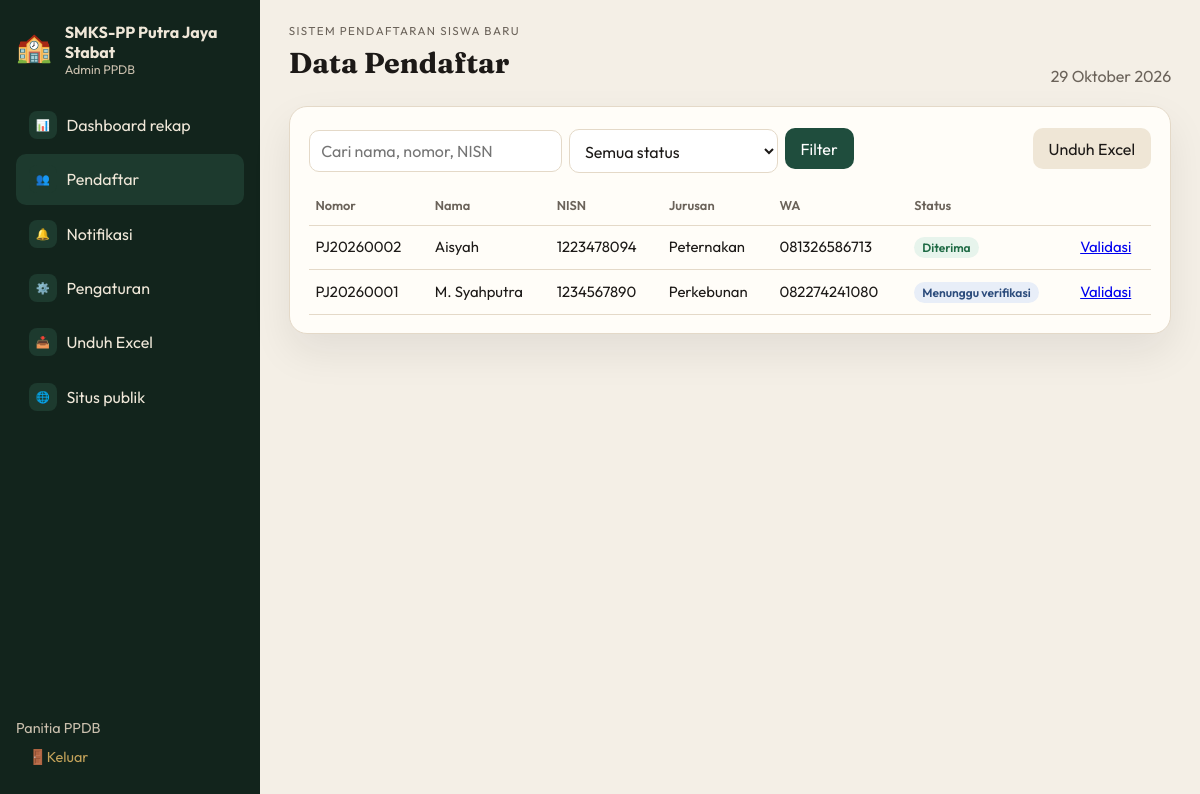
/?page=pendaftar (signed in), run on the app's committed database.
### tables this page shows
CREATE TABLE `users` (
  `id` int(11) NOT NULL,
  `username` varchar(64) NOT NULL,
  `password_hash` varchar(255) NOT NULL,
  `display_name` varchar(120) NOT NULL
);

CREATE TABLE `registrations` (
  `id` int(11) NOT NULL,
  `nomor` varchar(32) NOT NULL,
  `tahun_ajaran` varchar(20) NOT NULL,
  `nama` varchar(120) NOT NULL,
  `nisn` varchar(10) NOT NULL,
  `nik` varchar(16) NOT NULL,
  `tempat_lahir` varchar(80) NOT NULL,
  `tanggal_lahir` date NOT NULL,
  `jenis_kelamin` enum('L','P') NOT NULL,
  `agama` varchar(20) NOT NULL,
  `alamat` text NOT NULL,
  `no_hp` varchar(20) NOT NULL,
  `email` varchar(120) DEFAULT NULL,
  `asal_sekolah` varchar(160) NOT NULL,
  `jurusan` varchar(160) NOT NULL,
  `nama_ayah` varchar(120) NOT NULL,
  `pekerjaan_ayah` varchar(80) NOT NULL,
  `nama_ibu` varchar(120) NOT NULL,
  `pekerjaan_ibu` varchar(80) NOT NULL,
  `no_hp_ortu` varchar(20) NOT NULL,
  `status` varchar(32) NOT NULL DEFAULT 'menunggu',
  `catatan_admin` text DEFAULT NULL,
  `created_at` datetime NOT NULL,
  `updated_at` datetime NOT NULL
);

### config/app.php (called while the page is built)
<?php
return [
    'school_name' => 'SMKS-PP Putra Jaya Stabat',
    'school_short' => 'SMKS-PP Putra Jaya',
    'db_host' => '127.0.0.1',
    'db_port' => '3306',
    'db_name' => 'ppdb_smkspp',
    'db_user' => 'root',
    'db_pass' => '',
    'upload_max_mb' => 2,
    'excel_path' => dirname(__DIR__) . DIRECTORY_SEPARATOR . 'data' . DIRECTORY_SEPARATOR . 'rekap-ppdb.xlsx',
];

### lib/helpers.php (called while the page is built, shortened)
<?php
function config(?string $key = null, mixed $default = null): mixed
{
    static $cfg = null;
    if ($cfg === null) {
        $cfg = require dirname(__DIR__) . '/config/app.php';
    }
    return $cfg[$key] ?? $default;
}
function e(?string $value): string
{
    return htmlspecialchars((string) $value, ENT_QUOTES, 'UTF-8');
}
function setting(string $key, ?string $default = null): string
{
    static $cache = null;
    if ($cache === null) {
        $cache = [];
        foreach (db()->query('SELECT setting_key, setting_value FROM settings')->fetchAll() as $row) {
            $cache[$row['setting_key']] = $row['setting_value'];
        }
    }
    return (string) ($cache[$key] ?? $default ?? '');
}
function status_list(): array
{
    return [
        'menunggu' => 'Menunggu verifikasi',
        'berkas_kurang' => 'Berkas perlu dilengkapi',
        'diverifikasi' => 'Berkas terverifikasi',
        'diterima' => 'Diterima',
        'cadangan' => 'Cadangan',
        'ditolak' => 'Tidak diterima',
    ];
}
function status_label(string $status): string
{
    return status_list()[$status] ?? $status;
}
function status_badge_class(string $status): string
{
    return match ($status) {
        'diterima', 'diverifikasi' => 'ok',
        'ditolak' => 'no',
        'berkas_kurang', 'cadangan' => 'wait',
        default => 'info',
    };
}
function format_date_id(?string $date): string
{
    $ts = strtotime($date);
    $bulan = [1 => 'Januari', 'Februari', 'Maret', 'April', 'Mei', 'Juni', 'Juli', 'Agustus', 'September', 'Oktober', 'November', 'Desember'];
    return date('j', $ts) . ' ' . $bulan[(int) date('n', $ts)] . ' ' . date('Y', $ts);
}

### lib/db.php (called while the page is built, shortened)
<?php
function db(): PDO
{
    static $pdo = null;
    if ($pdo instanceof PDO) {
        return $pdo;
    }
    $host = (string) config('db_host', '127.0.0.1');
    $port = (string) config('db_port', '3306');
    $name = (string) config('db_name', 'ppdb_smkspp');
    $user = (string) config('db_user', 'root');
    $pass = (string) config('db_pass', '');
    $dsnBase = "mysql:host={$host};port={$port};charset=utf8mb4";
    try {
        $root = new PDO($dsnBase, $user, $pass, [
            PDO::ATTR_ERRMODE => PDO::ERRMODE_EXCEPTION,
            PDO::ATTR_DEFAULT_FETCH_MODE => PDO::FETCH_ASSOC,
        ]);
        $safe = str_replace('`', '', $name);
        $root->exec("CREATE DATABASE IF NOT EXISTS `{$safe}` CHARACTER SET utf8mb4 COLLATE utf8mb4_unicode_ci");
        $root->exec("USE `{$safe}`");
        $pdo = $root;
    } catch (Throwable $e) {
        http_response_code(500);
        echo '<!DOCTYPE html><html lang="id"><head><meta charset="UTF-8"><title>Database</title></head><body style="font-family:sans-serif;max-width:640px;margin:3rem auto;line-height:1.5">';
        echo '<h1>MySQL belum terhubung</h1>';
        echo '<p>Sistem PPDB membutuhkan MySQL. Pastikan XAMPP MySQL sudah dijalankan, lalu periksa <code>config/app.php</code>.</p>';
        echo '<p><strong>Pesan:</strong> ' . htmlspecialchars($e->getMessage()) . '</p>';
        echo '</body></html>';
        exit;
    }
    return $pdo;
}

### lib/auth.php (called while the page is built, shortened)
<?php
function current_user(): ?array
{
    $stmt = db()->prepare('SELECT id, username, display_name FROM users WHERE id = ?');
    $stmt->execute([(int) $_SESSION['user_id']]);
    $user = $stmt->fetch();
    return $user ?: null;
}

### views/pendaftar.php (the view, shortened to what this page needs)
<?php
$q = trim((string) ($_GET['q'] ?? ''));
$sql = 'SELECT * FROM registrations WHERE 1=1';
$params = [];
$sql .= ' ORDER BY id DESC';
$stmt = db()->prepare($sql);
$stmt->execute($params);
$rows = $stmt->fetchAll();
?>
<section class="panel">
    <form class="panel-head" method="get">
        <div class="inline">
            <input name="q" placeholder="Cari nama, nomor, NISN" value="<?= e($q) ?>">
            <select name="status">
                <option value="">Semua status</option>
            </select>
            <button class="btn primary" type="submit">Filter</button>
        </div>
        <a class="btn" href="?page=excel">Unduh Excel</a>
    </form>
    <table>
        <thead>
            <tr>
                <th>Nomor</th>
                <th>Nama</th>
                <th>NISN</th>
                <th>Jurusan</th>
                <th>WA</th>
                <th>Status</th>
                <th></th>
            </tr>
        </thead>
        <tbody>
        <?php foreach ($rows as $r): ?>
            <tr>
                <td><?= e($r['nomor']) ?></td>
                <td><?= e($r['nama']) ?></td>
                <td><?= e($r['nisn']) ?></td>
                <td><?= e($r['jurusan']) ?></td>
                <td><?= e($r['no_hp']) ?></td>
                <td><span class="badge <?= e(status_badge_class($r['status'])) ?>"><?= e(status_label($r['status'])) ?></span></td>
                <td><a href="?page=detail&id=<?= (int) $r['id'] ?>">Validasi</a></td>
            </tr>
        <?php endforeach; ?>
        </tbody>
    </table>
</section>

### views/layout.php (shortened to what this page needs)
<?php
$nav = [
    'dashboard' => ['Dashboard rekap', '📊'],
    'pendaftar' => ['Pendaftar', '👥'],
    'notifikasi' => ['Notifikasi', '🔔'],
    'pengaturan' => ['Pengaturan', '⚙️'],
];
?>
<!DOCTYPE html>
<html lang="id">
<head>
    <link rel="stylesheet" href="/sistem-sekolah/assets/style.css">
</head>
<body class="<?= $page === 'login' ? 'is-login' : '' ?>">
<?php if ($page === 'login'): ?>
    <?php require $view; ?>
<?php else: ?>
    <aside class="sidebar">
        <div class="brand">
            <span><h1>🏫</h1></span>
            <div>
                <strong><?= e($schoolName) ?></strong>
                <small>Admin PPDB</small>
            </div>
        </div>
        <nav>
            <?php foreach ($nav as $key => [$label, $icon]): ?>
                <a class="<?= $page === $key || ($page === 'detail' && $key === 'pendaftar') ? 'active' : '' ?>" href="?page=<?= e($key) ?>">
                    <span class="nav-ico"><?= e($icon) ?></span>
                    <?= e($label) ?>
                </a>
            <?php endforeach; ?>
            <a href="?page=excel">
                <span class="nav-ico">📥</span>
                Unduh Excel
            </a>
            <a href="?page=beranda">
                <span class="nav-ico">🌐</span>
                Situs publik
            </a>
        </nav>
        <div class="sidebar-foot">
            <div><?= e($user['display_name'] ?? '') ?></div>
            <a href="?page=logout">🚪Keluar</a>
        </div>
    </aside>
    <main class="main">
        <header class="topbar">
            <div>
                <p class="eyebrow">Sistem Pendaftaran Siswa Baru</p>
                <h1><?= e($pageTitle) ?></h1>
            </div>
            <div class="topbar-meta"><?= e(format_date_id(date('Y-m-d'))) ?></div>
        </header>
        <?php require $view; ?>
    </main>
<?php endif; ?>
</body>
</html>

### assets/style.css (style rules this page uses)
:root { --ink: #1c1917; --muted: #6b635a; --paper: #f4efe6; --card: #fffdf8; --line: #e4d9c8; --forest: #1f4d3d; --forest-2: #2f6b54; --gold: #c4a35a; --danger: #9b2c2c; --ok: #1f6b45; --sidebar: #12241c; --shadow: 0 18px 40px rgba(28, 25, 23, 0.08); }
* { box-sizing: border-box; }
html, body { margin: 0; min-height: 100%; }
body { font-family: Outfit, system-ui, sans-serif; background: var(--paper); color: var(--ink); display: grid; grid-template-columns: 260px 1fr; }
h1, h2, h3 { font-family: Fraunces, Georgia, serif; font-weight: 700; margin: 0 0 .4rem; }
h1 { font-size: 1.8rem; }
p { line-height: 1.55; }
.sidebar { background: var(--sidebar); color: #efe7d8; min-height: 100vh; padding: 1.4rem 1rem; display: flex; flex-direction: column; gap: 1.4rem; }
.brand { display: flex; gap: .8rem; align-items: center; text-decoration: none; color: inherit; }
.brand small { display: block; color: #c9bfad; font-size: .78rem; }
.sidebar nav { display: flex; flex-direction: column; gap: .25rem; }
.sidebar a { color: #efe7d8; text-decoration: none; padding: .7rem .8rem; border-radius: 10px; display: flex; gap: .6rem; align-items: center; }
.sidebar a.active, .sidebar a:hover { background: #1d3a2e; }
.nav-ico { width: 28px; height: 28px; border-radius: 8px; background: #1d3a2e; display: grid; place-items: center; font-size: .7rem; font-weight: 700; }
.sidebar-foot { margin-top: auto; font-size: .9rem; color: #c9bfad; }
.sidebar-foot a { color: var(--gold); }
.main { padding: 1.4rem 1.8rem 2.4rem; }
.topbar { display: flex; justify-content: space-between; align-items: end; margin-bottom: 1.2rem; }
.eyebrow { text-transform: uppercase; letter-spacing: .12em; font-size: .72rem; color: var(--muted); margin: 0 0 .3rem; }
.topbar-meta { color: var(--muted); }
.panel, .stat, .login-card { background: var(--card); border: 1px solid var(--line); border-radius: 18px; box-shadow: var(--shadow); padding: 1.1rem 1.2rem; }
.panel-head { display: flex; justify-content: space-between; gap: 1rem; align-items: center; margin-bottom: .8rem; flex-wrap: wrap; }
table { width: 100%; border-collapse: collapse; font-size: .93rem; }
th, td { text-align: left; padding: .7rem .4rem; border-bottom: 1px solid var(--line); vertical-align: top; }
th { color: var(--muted); font-weight: 600; font-size: .8rem; }
input, select, textarea { width: 100%; margin-top: .28rem; padding: .65rem .7rem; border: 1px solid var(--line); border-radius: 10px; font: inherit; background: #fff; color: var(--ink); }
.inline { display: flex; gap: .4rem; align-items: center; flex-wrap: wrap; }
.inline input, .inline select { width: auto; min-width: 180px; }
.btn { display: inline-flex; align-items: center; justify-content: center; border: 0; background: #efe6d6; color: var(--ink); padding: .65rem 1rem; border-radius: 10px; cursor: pointer; font: inherit; text-decoration: none; }
.btn.primary { background: var(--forest); color: #fff; }
.badge { display: inline-block; padding: .2rem .5rem; border-radius: 999px; font-size: .75rem; font-weight: 600; }
.badge.ok { background: #e7f4ec; color: var(--ok); }
.badge.info { background: #e8eef8; color: #2c4c7c; }

### data on the page
users: display_name "Panitia PPDB"
registrations: nomor "PJ20260002", nama "Aisyah", nisn "1223478094", jurusan "Peternakan", no_hp "081326586713", status "Diterima"
registrations: nomor "PJ20260001", nama "M. Syahputra", nisn "1234567890", jurusan "Perkebunan", no_hp "082274241080", status "Menunggu verifikasi"

### other printed values
$schoolName "SMKS-PP Putra Jaya Stabat"
$icon "📊"
$label "Dashboard rekap"
$icon "👥"
$label "Pendaftar"
$icon "🔔"
$label "Notifikasi"
$icon "⚙️"
$label "Pengaturan"
$pageTitle "Data Pendaftar"
